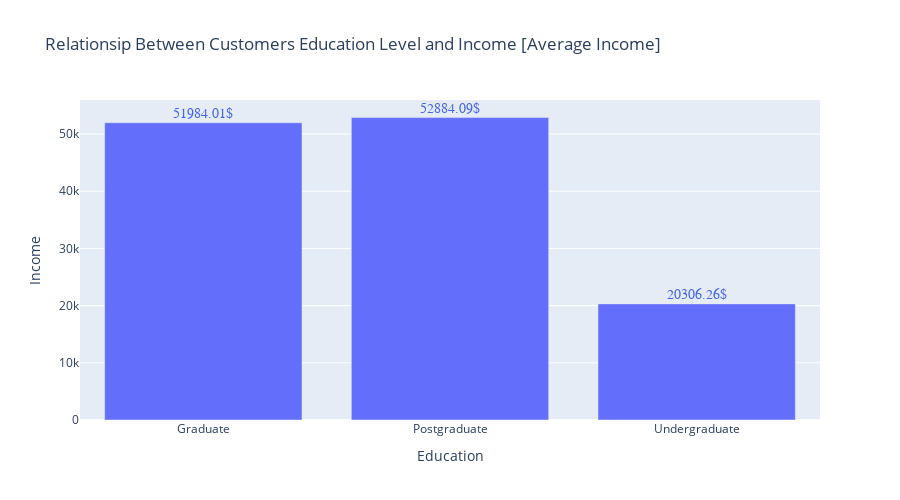

The notebook cell saved with this chart:
### Markdown cell above
#### EDUCATION VS INCOME:

Since income is normally disstributed and there are some outliers in it. I will make use of the df_cut dataframe so I can accurately get better conclusion.

### Code cell
mask = df_cut.groupby("Education")["Income"].mean()
mask = mask.reset_index()
fig = px.bar(data_frame=mask, x="Education", y="Income", height=500,
            title = "Relationsip Between Customers Education Level and Income [Average Income]")

annotation = []
for x, y in zip(mask["Education"], mask["Income"]):
    annotation.append(
        dict(x=x, y=y +1500,
             text=str(round(y, 2)) + '$',
             font=dict(family='Arial', size=14, color='rgb(66, 99, 236)'), showarrow=False)
    )
    
fig.update_xaxes(categoryorder='array', categoryarray= order)
fig.update_layout(annotations=annotation)

fig.show()

### Figure 1 — Plotly figure (JSON) as saved in the notebook; plotly's stock layout.template omitted (floating-point values rounded to 4 significant figures)
{"data": [{"alignmentgroup": "True", "hovertemplate": "Education=%{x}<br>Income=%{y}<extra></extra>", "legendgroup": "", "marker": {"color": "#636efa", "pattern": {"shape": ""}}, "name": "", "offsetgroup": "", "orientation": "v", "showlegend": false, "textposition": "auto", "type": "bar", "x": ["Graduate", "Postgraduate", "Undergraduate"], "xaxis": "x", "y": [51980.0, 52880.0, 20310.0], "yaxis": "y"}], "layout": {"annotations": [{"font": {"color": "rgb(66, 99, 236)", "family": "Arial", "size": 14}, "showarrow": false, "text": "51984.01$", "x": "Graduate", "y": 53480.0}, {"font": {"color": "rgb(66, 99, 236)", "family": "Arial", "size": 14}, "showarrow": false, "text": "52884.09$", "x": "Postgraduate", "y": 54380.0}, {"font": {"color": "rgb(66, 99, 236)", "family": "Arial", "size": 14}, "showarrow": false, "text": "20306.26$", "x": "Undergraduate", "y": 21810.0}], "barmode": "relative", "height": 500, "legend": {"tracegroupgap": 0}, "title": {"text": "Relationsip Between Customers Education Level and Income [Average Income]"}, "xaxis": {"anchor": "y", "categoryarray": ["21-30", "31-40", "41-50", "51-60", "61-70", "71-80", ">80"], "categoryorder": "array", "domain": [0, 1], "title": {"text": "Education"}}, "yaxis": {"anchor": "x", "domain": [0, 1], "title": {"text": "Income"}}}}
